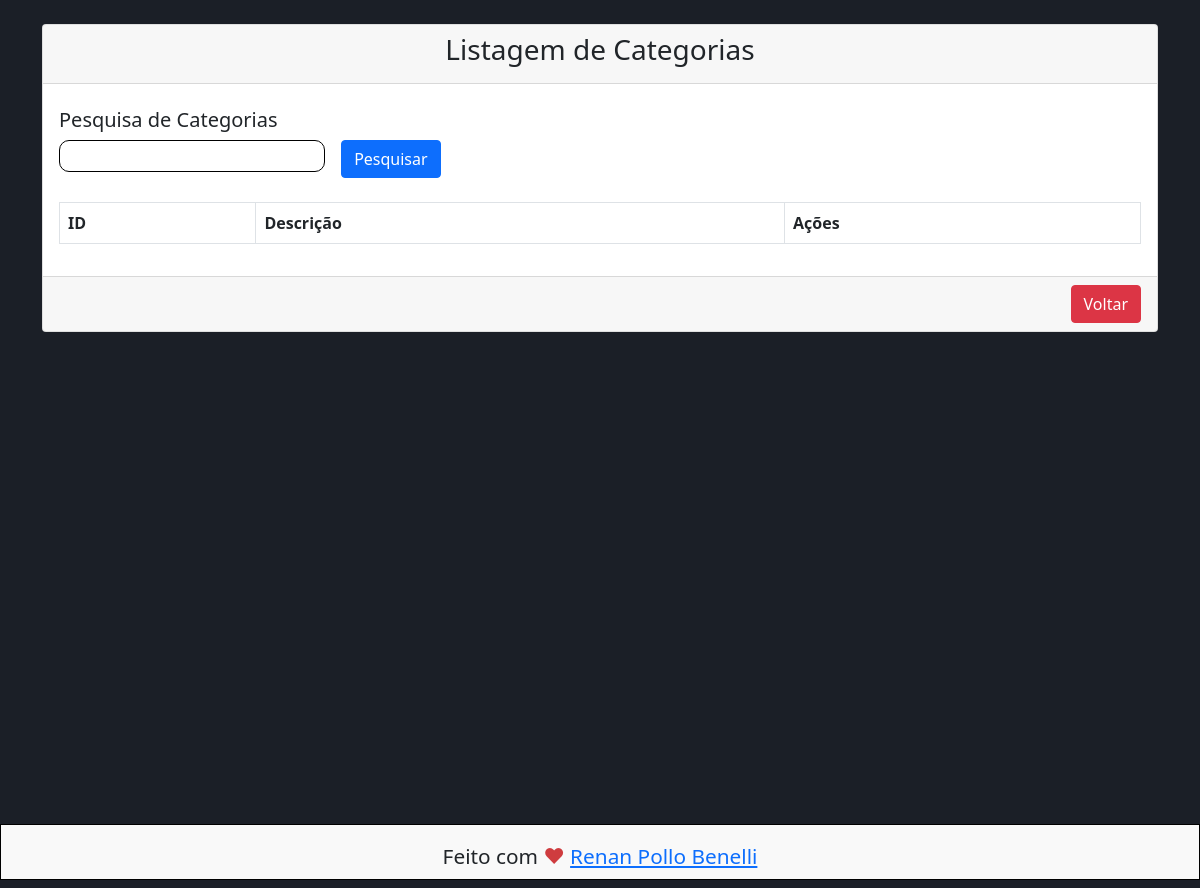
/view/categoria/lstCategorias.php (signed in), run on an earlier commit of the app's database.
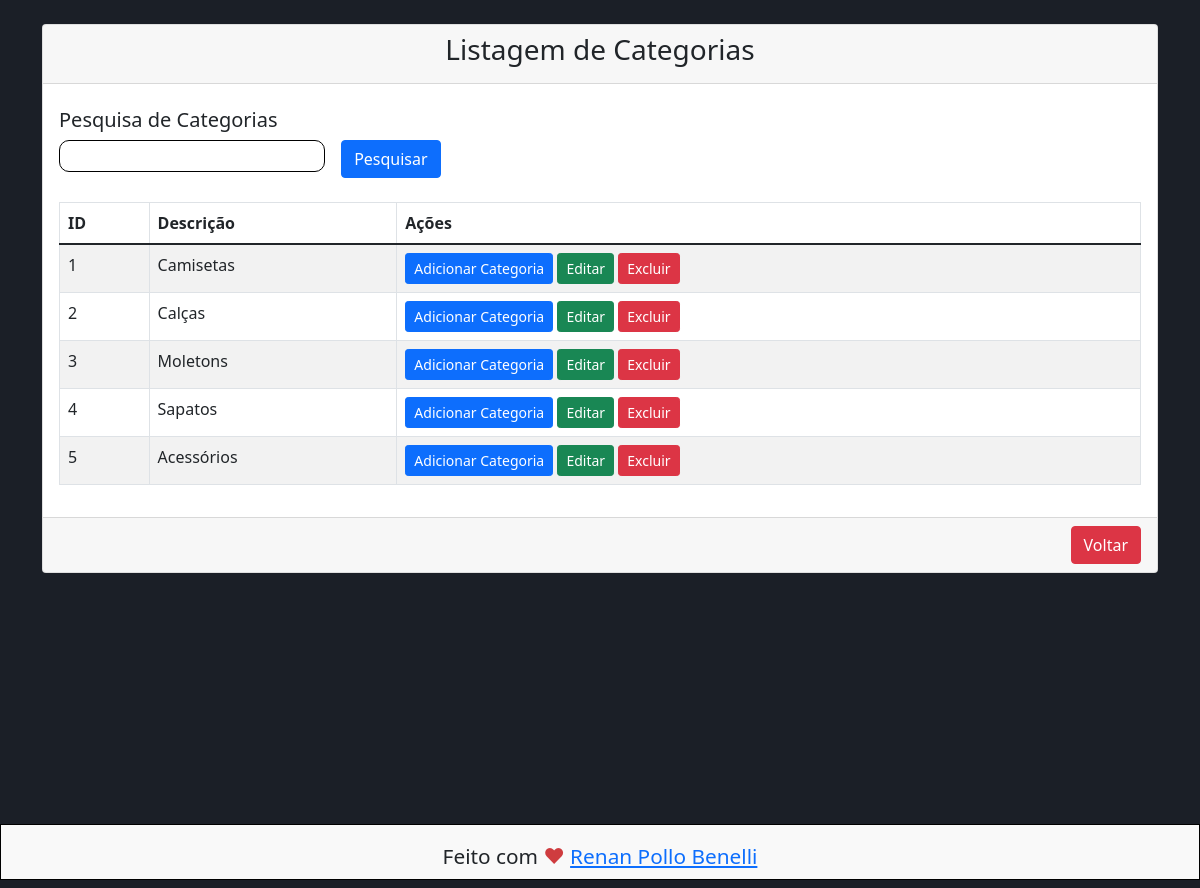
And on a later commit of the database.
### tables this page shows
CREATE TABLE `categoria` (
  `id` int(11) NOT NULL,
  `descricao` varchar(50) NOT NULL
);

### dao/CategoriaDao.php (called while the page is built, shortened)
<?php
include_once 'C:\xampp\htdocs\Sistema-VendasPHP\model\Categoria.php';
class CategoriaDao {
    public function findAll() {
        $sql = "SELECT * FROM `categoria`;";
        $conn = Conexao::conectar();
        $result = $conn->query($sql);
        $lstCategorias = [];
        foreach ($result as $linha){
            $categoria = new Categoria();
            $categoria->setId($linha['id']);
            $categoria->setDescricao($linha['descricao']);
            $lstCategorias[] = $categoria;
        }
        return $lstCategorias;
    }
}
?>

### bll/CategoriaBll.php (called while the page is built, shortened)
<?php
include_once 'C:\xampp\htdocs\Sistema-VendasPHP\dao\CategoriaDao.php';
class CategoriaBll {
    public function findAll() {
        $dao = new CategoriaDao();
        return $dao->findAll();
    }
}
?>

### model/Categoria.php (called while the page is built, shortened)
<?php
class Categoria {
    private $id;
    private $descricao;
    public function getId() {
        return $this->id;
    }
    public function getDescricao() {
        return $this->descricao;
    }
    public function setId(int $id) {
        $this->id = $id;
    }
    public function setDescricao(string $descricao) {
        $this->descricao = $descricao;
    }
}
?>

### view/categoria/lstCategorias.php (the view, shortened to what this page needs)
<?php
include_once '../../bll/CategoriaBll.php';
$bll = new CategoriaBll();
if (isset($_GET['busca'])) {
    $busca = $_GET['busca'];
} else {
    $busca = null;
}
if ($busca == null) {
    $lstCategoria = $bll->findAll();
} else {
    $categoria = $bll->findById($busca);
    $lstCategoria = ($categoria !== null) ? [$categoria] : [];
}
?>
<!DOCTYPE html>
<html>
<head>
    <link href="https://cdn.jsdelivr.net/npm/bootstrap@5.1.3/dist/css/bootstrap.min.css" rel="stylesheet">
    <link rel="stylesheet" href="../../view/css/formatacao.css">
</head>
<body>
    <div class="container mt-4">
        <div class="row">
            <div class="col-md-12">
                <div class="card">
                    <div class="card-header">
                        <h3>Listagem de Categorias</h4>
                    </div>
                    <div class="card-search">
                        <form action="../categoria/lstCategorias.php" method="GET" id="" class="">
                            <h5>Pesquisa de Categorias</h5>
                            <div class="teste">
                                <input type="text" class="input-pesquisa" id="txtBusca" name="busca">
                                <button type="submit" class="btn btn-primary float-end"><span>Pesquisar</span></button>
                            </div>
                        </form>
                    </div>
                    <div class="card-body">
                        <table class="table table-bordered table-striped">
                            <thead>
                                <tr>
                                    <th>ID</th>
                                    <th>Descrição</th>
                                    <th>Ações</th>
                                </tr>
                            </thead>
                            <tbody>
                                <?php foreach ($lstCategoria as $categoria) { ?>
                                    <tr>
                                        <td>
                                            <?php echo $categoria->getId(); ?>
                                        </td>
                                        <td>
                                            <?php echo $categoria->getDescricao(); ?>
                                        </td>
                                        <td>
                                            <a href="addCategoria.php" class="btn btn-primary btn-sm">Adicionar
                                                Categoria</a>
                                            <a href="attCategoria.php?id=<?= $categoria->getId(); ?>"
                                                class="btn btn-success btn-sm">Editar</a>
                                            <a onclick="JavaScript:remover(<?php echo $categoria->getId(); ?>)"
                                                class="btn btn-danger btn-sm">Excluir</a>
                                        </td>
                                    </tr>
                                <?php } ?>
                            </tbody>
                        </table>
                    </div>
                    <div class="card-footer">
                        <h4>
                            <a href="../control-painel/controlPainel.php" class="btn btn-danger float-end">Voltar</a>
                        </h4>
                    </div>
                </div>
            </div>
        </div>
    </div>
    <footer id="footer" class="footer white-bg">
        <p>Feito com <span class="heart">♥</span> <a href="https://beacons.ai/renanpollo" target="_blank">Renan Pollo Benelli</a></p>
    </footer>
</body>
</html>

What changed in the data, as far as the page shows it:
added categoria: id "1", descricao "Camisetas"
added categoria: id "2", descricao "Calças"
added categoria: id "3", descricao "Moletons"
added categoria: id "4", descricao "Sapatos"
added categoria: id "5", descricao "Acessórios"
